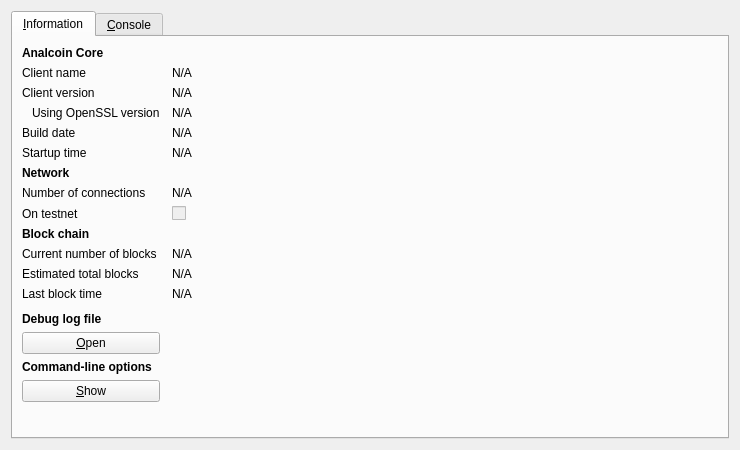
<?xml version="1.0" encoding="UTF-8"?>
<ui version="4.0">
 <class>RPCConsole</class>
 <widget class="QDialog" name="RPCConsole">
  <property name="geometry">
   <rect>
    <x>0</x>
    <y>0</y>
    <width>740</width>
    <height>450</height>
   </rect>
  </property>
  <property name="windowTitle">
   <string>Analcoin - Debug window</string>
  </property>
  <layout class="QVBoxLayout" name="verticalLayout_2">
   <item>
    <widget class="QTabWidget" name="tabWidget">
     <property name="currentIndex">
      <number>0</number>
     </property>
     <widget class="QWidget" name="tab_info">
      <attribute name="title">
       <string>&amp;Information</string>
      </attribute>
      <layout class="QGridLayout" name="gridLayout" columnstretch="0,1">
       <property name="horizontalSpacing">
        <number>12</number>
       </property>
       <item row="0" column="0">
        <widget class="QLabel" name="label_9">
         <property name="font">
          <font>
           <weight>75</weight>
           <bold>true</bold>
          </font>
         </property>
         <property name="text">
          <string>Analcoin Core</string>
         </property>
        </widget>
       </item>
       <item row="1" column="0">
        <widget class="QLabel" name="label_5">
         <property name="text">
          <string>Client name</string>
         </property>
        </widget>
       </item>
       <item row="1" column="1">
        <widget class="QLabel" name="clientName">
         <property name="cursor">
          <cursorShape>IBeamCursor</cursorShape>
         </property>
         <property name="text">
          <string>N/A</string>
         </property>
         <property name="textFormat">
          <enum>Qt::PlainText</enum>
         </property>
         <property name="textInteractionFlags">
          <set>Qt::LinksAccessibleByMouse|Qt::TextSelectableByKeyboard|Qt::TextSelectableByMouse</set>
         </property>
        </widget>
       </item>
       <item row="2" column="0">
        <widget class="QLabel" name="label_6">
         <property name="text">
          <string>Client version</string>
         </property>
        </widget>
       </item>
       <item row="2" column="1">
        <widget class="QLabel" name="clientVersion">
         <property name="cursor">
          <cursorShape>IBeamCursor</cursorShape>
         </property>
         <property name="text">
          <string>N/A</string>
         </property>
         <property name="textFormat">
          <enum>Qt::PlainText</enum>
         </property>
         <property name="textInteractionFlags">
          <set>Qt::LinksAccessibleByMouse|Qt::TextSelectableByKeyboard|Qt::TextSelectableByMouse</set>
         </property>
        </widget>
       </item>
       <item row="3" column="0">
        <widget class="QLabel" name="label_14">
         <property name="text">
          <string>Using OpenSSL version</string>
         </property>
         <property name="indent">
          <number>10</number>
         </property>
        </widget>
       </item>
       <item row="3" column="1">
        <widget class="QLabel" name="openSSLVersion">
         <property name="cursor">
          <cursorShape>IBeamCursor</cursorShape>
         </property>
         <property name="text">
          <string>N/A</string>
         </property>
         <property name="textFormat">
          <enum>Qt::PlainText</enum>
         </property>
         <property name="textInteractionFlags">
          <set>Qt::LinksAccessibleByMouse|Qt::TextSelectableByKeyboard|Qt::TextSelectableByMouse</set>
         </property>
        </widget>
       </item>
       <item row="4" column="0">
        <widget class="QLabel" name="label_12">
         <property name="text">
          <string>Build date</string>
         </property>
        </widget>
       </item>
       <item row="4" column="1">
        <widget class="QLabel" name="buildDate">
         <property name="cursor">
          <cursorShape>IBeamCursor</cursorShape>
         </property>
         <property name="text">
          <string>N/A</string>
         </property>
         <property name="textFormat">
          <enum>Qt::PlainText</enum>
         </property>
         <property name="textInteractionFlags">
          <set>Qt::LinksAccessibleByMouse|Qt::TextSelectableByKeyboard|Qt::TextSelectableByMouse</set>
         </property>
        </widget>
       </item>
       <item row="5" column="0">
        <widget class="QLabel" name="label_13">
         <property name="text">
          <string>Startup time</string>
         </property>
        </widget>
       </item>
       <item row="5" column="1">
        <widget class="QLabel" name="startupTime">
         <property name="cursor">
          <cursorShape>IBeamCursor</cursorShape>
         </property>
         <property name="text">
          <string>N/A</string>
         </property>
         <property name="textFormat">
          <enum>Qt::PlainText</enum>
         </property>
         <property name="textInteractionFlags">
          <set>Qt::LinksAccessibleByMouse|Qt::TextSelectableByKeyboard|Qt::TextSelectableByMouse</set>
         </property>
        </widget>
       </item>
       <item row="6" column="0">
        <widget class="QLabel" name="label_11">
         <property name="font">
          <font>
           <weight>75</weight>
           <bold>true</bold>
          </font>
         </property>
         <property name="text">
          <string>Network</string>
         </property>
        </widget>
       </item>
       <item row="7" column="0">
        <widget class="QLabel" name="label_7">
         <property name="text">
          <string>Number of connections</string>
         </property>
        </widget>
       </item>
       <item row="7" column="1">
        <widget class="QLabel" name="numberOfConnections">
         <property name="cursor">
          <cursorShape>IBeamCursor</cursorShape>
         </property>
         <property name="text">
          <string>N/A</string>
         </property>
         <property name="textFormat">
          <enum>Qt::PlainText</enum>
         </property>
         <property name="textInteractionFlags">
          <set>Qt::LinksAccessibleByMouse|Qt::TextSelectableByKeyboard|Qt::TextSelectableByMouse</set>
         </property>
        </widget>
       </item>
       <item row="8" column="0">
        <widget class="QLabel" name="label_8">
         <property name="text">
          <string>On testnet</string>
         </property>
        </widget>
       </item>
       <item row="8" column="1">
        <widget class="QCheckBox" name="isTestNet">
         <property name="enabled">
          <bool>false</bool>
         </property>
         <property name="text">
          <string/>
         </property>
        </widget>
       </item>
       <item row="9" column="0">
        <widget class="QLabel" name="label_10">
         <property name="font">
          <font>
           <weight>75</weight>
           <bold>true</bold>
          </font>
         </property>
         <property name="text">
          <string>Block chain</string>
         </property>
        </widget>
       </item>
       <item row="10" column="0">
        <widget class="QLabel" name="label_3">
         <property name="text">
          <string>Current number of blocks</string>
         </property>
        </widget>
       </item>
       <item row="10" column="1">
        <widget class="QLabel" name="numberOfBlocks">
         <property name="cursor">
          <cursorShape>IBeamCursor</cursorShape>
         </property>
         <property name="text">
          <string>N/A</string>
         </property>
         <property name="textFormat">
          <enum>Qt::PlainText</enum>
         </property>
         <property name="textInteractionFlags">
          <set>Qt::LinksAccessibleByMouse|Qt::TextSelectableByKeyboard|Qt::TextSelectableByMouse</set>
         </property>
        </widget>
       </item>
       <item row="11" column="0">
        <widget class="QLabel" name="label_4">
         <property name="text">
          <string>Estimated total blocks</string>
         </property>
        </widget>
       </item>
       <item row="11" column="1">
        <widget class="QLabel" name="totalBlocks">
         <property name="cursor">
          <cursorShape>IBeamCursor</cursorShape>
         </property>
         <property name="text">
          <string>N/A</string>
         </property>
         <property name="textFormat">
          <enum>Qt::PlainText</enum>
         </property>
         <property name="textInteractionFlags">
          <set>Qt::LinksAccessibleByMouse|Qt::TextSelectableByKeyboard|Qt::TextSelectableByMouse</set>
         </property>
        </widget>
       </item>
       <item row="12" column="0">
        <widget class="QLabel" name="label_2">
         <property name="text">
          <string>Last block time</string>
         </property>
        </widget>
       </item>
       <item row="12" column="1">
        <widget class="QLabel" name="lastBlockTime">
         <property name="cursor">
          <cursorShape>IBeamCursor</cursorShape>
         </property>
         <property name="text">
          <string>N/A</string>
         </property>
         <property name="textFormat">
          <enum>Qt::PlainText</enum>
         </property>
         <property name="textInteractionFlags">
          <set>Qt::LinksAccessibleByMouse|Qt::TextSelectableByKeyboard|Qt::TextSelectableByMouse</set>
         </property>
        </widget>
       </item>
       <item row="13" column="0">
        <spacer name="verticalSpacer_2">
         <property name="orientation">
          <enum>Qt::Vertical</enum>
         </property>
         <property name="sizeHint" stdset="0">
          <size>
           <width>20</width>
           <height>20</height>
          </size>
         </property>
        </spacer>
       </item>
       <item row="14" column="0">
        <widget class="QLabel" name="labelDebugLogfile">
         <property name="font">
          <font>
           <weight>75</weight>
           <bold>true</bold>
          </font>
         </property>
         <property name="text">
          <string>Debug log file</string>
         </property>
        </widget>
       </item>
       <item row="15" column="0">
        <widget class="QPushButton" name="openDebugLogfileButton">
         <property name="toolTip">
          <string>Open the Analcoin debug log file from the current data directory. This can take a few seconds for large log files.</string>
         </property>
         <property name="text">
          <string>&amp;Open</string>
         </property>
         <property name="autoDefault">
          <bool>false</bool>
         </property>
        </widget>
       </item>
       <item row="16" column="0">
        <widget class="QLabel" name="labelCLOptions">
         <property name="font">
          <font>
           <weight>75</weight>
           <bold>true</bold>
          </font>
         </property>
         <property name="text">
          <string>Command-line options</string>
         </property>
        </widget>
       </item>
       <item row="17" column="0">
        <widget class="QPushButton" name="showCLOptionsButton">
         <property name="toolTip">
          <string>Show the Analcoin-Qt help message to get a list with possible Analcoin command-line options.</string>
         </property>
         <property name="text">
          <string>&amp;Show</string>
         </property>
         <property name="autoDefault">
          <bool>false</bool>
         </property>
        </widget>
       </item>
       <item row="18" column="0">
        <spacer name="verticalSpacer">
         <property name="orientation">
          <enum>Qt::Vertical</enum>
         </property>
         <property name="sizeHint" stdset="0">
          <size>
           <width>20</width>
           <height>40</height>
          </size>
         </property>
        </spacer>
       </item>
      </layout>
     </widget>
     <widget class="QWidget" name="tab_console">
      <attribute name="title">
       <string>&amp;Console</string>
      </attribute>
      <layout class="QVBoxLayout" name="verticalLayout_3">
       <property name="spacing">
        <number>3</number>
       </property>
       <item>
        <widget class="QTextEdit" name="messagesWidget">
         <property name="minimumSize">
          <size>
           <width>0</width>
           <height>100</height>
          </size>
         </property>
         <property name="readOnly">
          <bool>true</bool>
         </property>
         <property name="tabKeyNavigation" stdset="0">
          <bool>false</bool>
         </property>
         <property name="columnCount" stdset="0">
          <number>2</number>
         </property>
        </widget>
       </item>
       <item>
        <layout class="QHBoxLayout" name="horizontalLayout">
         <property name="spacing">
          <number>3</number>
         </property>
         <item>
          <widget class="QLabel" name="label">
           <property name="text">
            <string notr="true">&gt;</string>
           </property>
          </widget>
         </item>
         <item>
          <widget class="QLineEdit" name="lineEdit"/>
         </item>
         <item>
          <widget class="QPushButton" name="clearButton">
           <property name="maximumSize">
            <size>
             <width>24</width>
             <height>24</height>
            </size>
           </property>
           <property name="toolTip">
            <string>Clear console</string>
           </property>
           <property name="text">
            <string/>
           </property>
           <property name="icon">
            <iconset resource="../bitcoin.qrc">
             <normaloff>:/icons/remove</normaloff>:/icons/remove</iconset>
           </property>
           <property name="shortcut">
            <string notr="true">Ctrl+L</string>
           </property>
           <property name="autoDefault">
            <bool>false</bool>
           </property>
          </widget>
         </item>
        </layout>
       </item>
      </layout>
     </widget>
    </widget>
   </item>
  </layout>
 </widget>
 <resources>
  <include location="../bitcoin.qrc"/>
 </resources>
 <connections/>
</ui>
